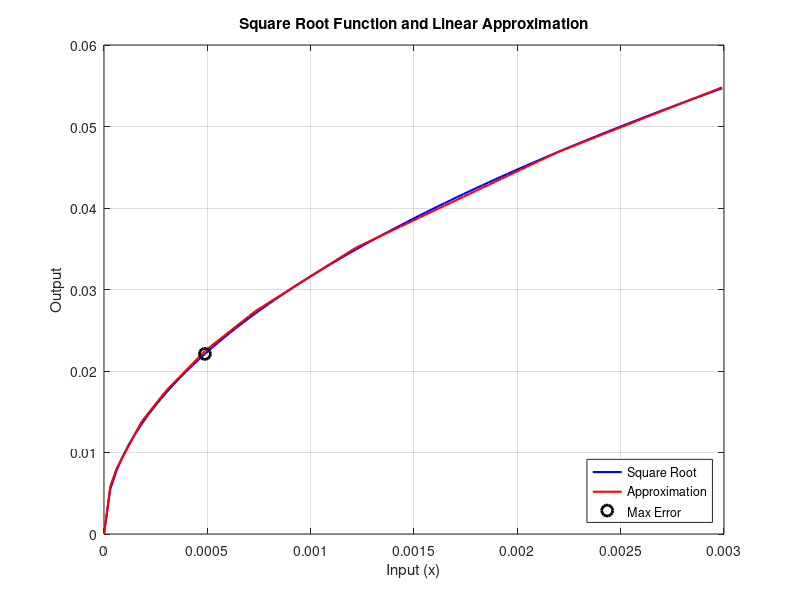
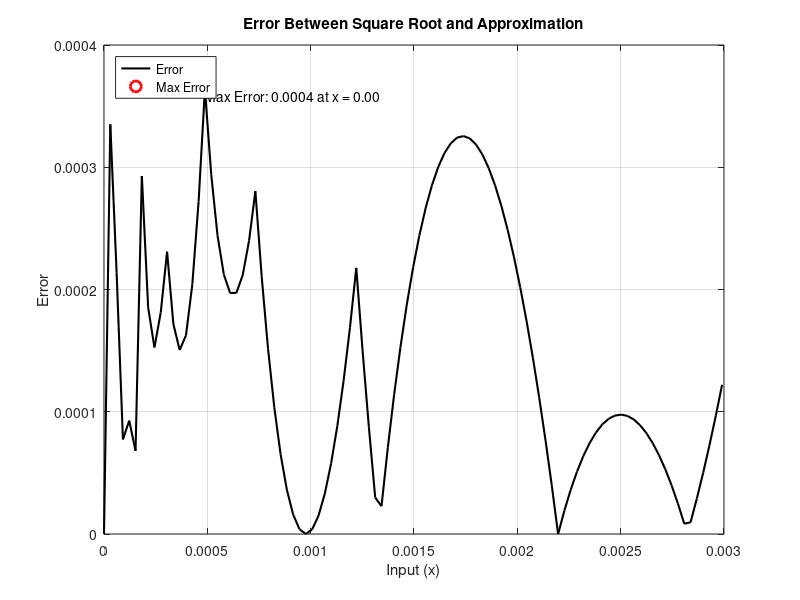

These figures' MATLAB source, in order:
% Input range
x = 0:0.000030517578125:0.003;

% Square root function
sqrt = sqrt(x);

% Linear approximation
approx = zeros(size(x));
approx(x > 0 & x <= 0.000030517578125) = 192 * x(x > 0 & x <= 0.000030517578125);
approx(x > 0.000030517578125 & x <= 0.00018310546) = 48 * x(x > 0.000030517578125 & x <= 0.00018310546) + 0.00509643555;
approx(x > 0.00018310546 & x <= 0.00030517578) = 32 * x(x > 0.00018310546 & x <= 0.00030517578) + 0.00796508789;
approx(x > 0.00030517578 & x <= 0.00048828125) = 26 * x(x > 0.00030517578 & x <= 0.00048828125) + 0.009765625;
approx(x > 0.00048828125 & x <= 0.00073242187) = 20 * x(x > 0.00048828125 & x <= 0.00073242187) + 0.0126953125;
approx(x > 0.00073242187 & x <= 0.00122070312) = 16 * x(x > 0.00073242187 & x <= 0.00122070312) + 0.015625;
approx(x > 0.00122070312 & x <= 0.0021972656) = 12 * x(x > 0.00122070312 & x <= 0.0021972656) + 0.0205078125;
approx(x > 0.00219726562) = 10 * x(x > 0.00219726562) + 0.0249023438;

% Error calculation
error = abs(sqrt - approx);

% Maximum error and corresponding x
[max_error, idx_max] = max(error);
x_max_error = x(idx_max);

% Plotting square root and approximation
figure; % First figure
plot(x, sqrt, 'b-', 'LineWidth', 1.5);
hold on;
plot(x, approx, 'r-', 'LineWidth', 1.5);
plot(x_max_error, sqrt(idx_max), 'ko', 'MarkerSize', 8, 'LineWidth', 2);
title('Square Root Function and Linear Approximation');
xlabel('Input (x)');
ylabel('Output');
legend('Square Root', 'Approximation', 'Max Error', 'Location', 'southeast');
grid on;

% Plotting error in a separate figure
figure; % Second figure
plot(x, error, 'k-', 'LineWidth', 1.5);
hold on;
plot(x_max_error, max_error, 'ro', 'MarkerSize', 8, 'LineWidth', 2);
title('Error Between Square Root and Approximation');
xlabel('Input (x)');
ylabel('Error');
legend('Error', 'Max Error', 'Location', 'northwest');
grid on;

% Display maximum error in the error plot
text(x_max_error, max_error, ...
    sprintf('Max Error: %.4f at x = %.2f', max_error, x_max_error), ...
    'HorizontalAlignment', 'left', 'VerticalAlignment', 'top', ...
    'FontSize', 10, 'Interpreter', 'none');